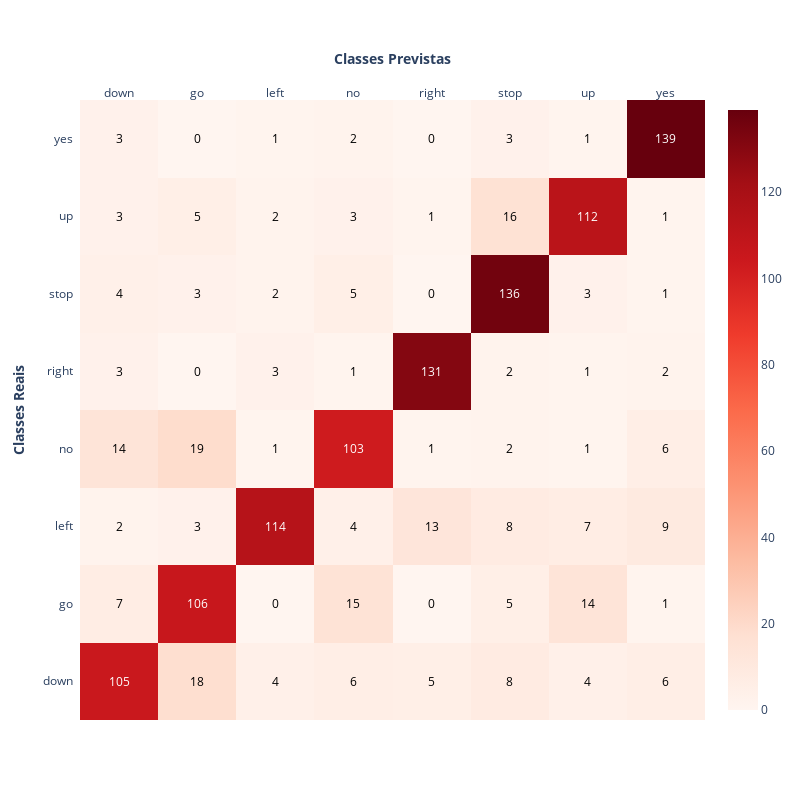

The notebook cell this image was saved under:
### Markdown cell above
### **Matriz de confusão:**
---

> A matriz de confusão é uma ferramenta importante para avaliação de desempenho de modelos de classificação pois:

* Visão Completa: Oferece uma visão detalhada do desempenho do modelo,  
  mostrando não apenas os acertos, mas também os tipos de erros cometidos.
* Diagnóstico: Ajuda a identificar se o modelo está confundindo duas classes, o
  que é crucial para melhorar a precisão.
* Balanceamento: Permite verificar se o modelo está bem balanceado entre as classes ou se está tendencioso para uma classe específica.

### Code cell
plot_confusion_matrix(y_true, y_pred, commands_dict)

### Figure 1 — Plotly figure (JSON) as saved in the notebook; plotly's stock layout.template omitted (floating-point values rounded to 4 significant figures)
{"data": [{"colorscale": [[0, "rgb(255,245,240)"], [0.125, "rgb(254,224,210)"], [0.25, "rgb(252,187,161)"], [0.375, "rgb(252,146,114)"], [0.5, "rgb(251,106,74)"], [0.625, "rgb(239,59,44)"], [0.75, "rgb(203,24,29)"], [0.875, "rgb(165,15,21)"], [1, "rgb(103,0,13)"]], "reversescale": false, "showscale": true, "type": "heatmap", "x": ["down", "go", "left", "no", "right", "stop", "up", "yes"], "y": ["down", "go", "left", "no", "right", "stop", "up", "yes"], "z": [[105, 18, 4, 6, 5, 8, 4, 6], [7, 106, 0, 15, 0, 5, 14, 1], [2, 3, 114, 4, 13, 8, 7, 9], [14, 19, 1, 103, 1, 2, 1, 6], [3, 0, 3, 1, 131, 2, 1, 2], [4, 3, 2, 5, 0, 136, 3, 1], [3, 5, 2, 3, 1, 16, 112, 1], [3, 0, 1, 2, 0, 3, 1, 139]]}], "layout": {"annotations": [{"font": {"color": "#FFFFFF"}, "showarrow": false, "text": "105", "x": "down", "xref": "x", "y": "down", "yref": "y"}, {"font": {"color": "#000000"}, "showarrow": false, "text": "18", "x": "go", "xref": "x", "y": "down", "yref": "y"}, {"font": {"color": "#000000"}, "showarrow": false, "text": "4", "x": "left", "xref": "x", "y": "down", "yref": "y"}, {"font": {"color": "#000000"}, "showarrow": false, "text": "6", "x": "no", "xref": "x", "y": "down", "yref": "y"}, {"font": {"color": "#000000"}, "showarrow": false, "text": "5", "x": "right", "xref": "x", "y": "down", "yref": "y"}, {"font": {"color": "#000000"}, "showarrow": false, "text": "8", "x": "stop", "xref": "x", "y": "down", "yref": "y"}, {"font": {"color": "#000000"}, "showarrow": false, "text": "4", "x": "up", "xref": "x", "y": "down", "yref": "y"}, {"font": {"color": "#000000"}, "showarrow": false, "text": "6", "x": "yes", "xref": "x", "y": "down", "yref": "y"}, {"font": {"color": "#000000"}, "showarrow": false, "text": "7", "x": "down", "xref": "x", "y": "go", "yref": "y"}, {"font": {"color": "#FFFFFF"}, "showarrow": false, "text": "106", "x": "go", "xref": "x", "y": "go", "yref": "y"}, {"font": {"color": "#000000"}, "showarrow": false, "text": "0", "x": "left", "xref": "x", "y": "go", "yref": "y"}, {"font": {"color": "#000000"}, "showarrow": false, "text": "15", "x": "no", "xref": "x", "y": "go", "yref": "y"}, {"font": {"color": "#000000"}, "showarrow": false, "text": "0", "x": "right", "xref": "x", "y": "go", "yref": "y"}, {"font": {"color": "#000000"}, "showarrow": false, "text": "5", "x": "stop", "xref": "x", "y": "go", "yref": "y"}, {"font": {"color": "#000000"}, "showarrow": false, "text": "14", "x": "up", "xref": "x", "y": "go", "yref": "y"}, {"font": {"color": "#000000"}, "showarrow": false, "text": "1", "x": "yes", "xref": "x", "y": "go", "yref": "y"}, {"font": {"color": "#000000"}, "showarrow": false, "text": "2", "x": "down", "xref": "x", "y": "left", "yref": "y"}, {"font": {"color": "#000000"}, "showarrow": false, "text": "3", "x": "go", "xref": "x", "y": "left", "yref": "y"}, {"font": {"color": "#FFFFFF"}, "showarrow": false, "text": "114", "x": "left", "xref": "x", "y": "left", "yref": "y"}, {"font": {"color": "#000000"}, "showarrow": false, "text": "4", "x": "no", "xref": "x", "y": "left", "yref": "y"}, {"font": {"color": "#000000"}, "showarrow": false, "text": "13", "x": "right", "xref": "x", "y": "left", "yref": "y"}, {"font": {"color": "#000000"}, "showarrow": false, "text": "8", "x": "stop", "xref": "x", "y": "left", "yref": "y"}, {"font": {"color": "#000000"}, "showarrow": false, "text": "7", "x": "up", "xref": "x", "y": "left", "yref": "y"}, {"font": {"color": "#000000"}, "showarrow": false, "text": "9", "x": "yes", "xref": "x", "y": "left", "yref": "y"}, {"font": {"color": "#000000"}, "showarrow": false, "text": "14", "x": "down", "xref": "x", "y": "no", "yref": "y"}, {"font": {"color": "#000000"}, "showarrow": false, "text": "19", "x": "go", "xref": "x", "y": "no", "yref": "y"}, {"font": {"color": "#000000"}, "showarrow": false, "text": "1", "x": "left", "xref": "x", "y": "no", "yref": "y"}, {"font": {"color": "#FFFFFF"}, "showarrow": false, "text": "103", "x": "no", "xref": "x", "y": "no", "yref": "y"}, {"font": {"color": "#000000"}, "showarrow": false, "text": "1", "x": "right", "xref": "x", "y": "no", "yref": "y"}, {"font": {"color": "#000000"}, "showarrow": false, "text": "2", "x": "stop", "xref": "x", "y": "no", "yref": "y"}, {"font": {"color": "#000000"}, "showarrow": false, "text": "1", "x": "up", "xref": "x", "y": "no", "yref": "y"}, {"font": {"color": "#000000"}, "showarrow": false, "text": "6", "x": "yes", "xref": "x", "y": "no", "yref": "y"}, {"font": {"color": "#000000"}, "showarrow": false, "text": "3", "x": "down", "xref": "x", "y": "right", "yref": "y"}, {"font": {"color": "#000000"}, "showarrow": false, "text": "0", "x": "go", "xref": "x", "y": "right", "yref": "y"}, {"font": {"color": "#000000"}, "showarrow": false, "text": "3", "x": "left", "xref": "x", "y": "right", "yref": "y"}, {"font": {"color": "#000000"}, "showarrow": false, "text": "1", "x": "no", "xref": "x", "y": "right", "yref": "y"}, {"font": {"color": "#FFFFFF"}, "showarrow": false, "text": "131", "x": "right", "xref": "x", "y": "right", "yref": "y"}, {"font": {"color": "#000000"}, "showarrow": false, "text": "2", "x": "stop", "xref": "x", "y": "right", "yref": "y"}, {"font": {"color": "#000000"}, "showarrow": false, "text": "1", "x": "up", "xref": "x", "y": "right", "yref": "y"}, {"font": {"color": "#000000"}, "showarrow": false, "text": "2", "x": "yes", "xref": "x", "y": "right", "yref": "y"}, {"font": {"color": "#000000"}, "showarrow": false, "text": "4", "x": "down", "xref": "x", "y": "stop", "yref": "y"}, {"font": {"color": "#000000"}, "showarrow": false, "text": "3", "x": "go", "xref": "x", "y": "stop", "yref": "y"}, {"font": {"color": "#000000"}, "showarrow": false, "text": "2", "x": "left", "xref": "x", "y": "stop", "yref": "y"}, {"font": {"color": "#000000"}, "showarrow": false, "text": "5", "x": "no", "xref": "x", "y": "stop", "yref": "y"}, {"font": {"color": "#000000"}, "showarrow": false, "text": "0", "x": "right", "xref": "x", "y": "stop", "yref": "y"}, {"font": {"color": "#FFFFFF"}, "showarrow": false, "text": "136", "x": "stop", "xref": "x", "y": "stop", "yref": "y"}, {"font": {"color": "#000000"}, "showarrow": false, "text": "3", "x": "up", "xref": "x", "y": "stop", "yref": "y"}, {"font": {"color": "#000000"}, "showarrow": false, "text": "1", "x": "yes", "xref": "x", "y": "stop", "yref": "y"}, {"font": {"color": "#000000"}, "showarrow": false, "text": "3", "x": "down", "xref": "x", "y": "up", "yref": "y"}, {"font": {"color": "#000000"}, "showarrow": false, "text": "5", "x": "go", "xref": "x", "y": "up", "yref": "y"}, {"font": {"color": "#000000"}, "showarrow": false, "text": "2", "x": "left", "xref": "x", "y": "up", "yref": "y"}, {"font": {"color": "#000000"}, "showarrow": false, "text": "3", "x": "no", "xref": "x", "y": "up", "yref": "y"}, {"font": {"color": "#000000"}, "showarrow": false, "text": "1", "x": "right", "xref": "x", "y": "up", "yref": "y"}, {"font": {"color": "#000000"}, "showarrow": false, "text": "16", "x": "stop", "xref": "x", "y": "up", "yref": "y"}, {"font": {"color": "#FFFFFF"}, "showarrow": false, "text": "112", "x": "up", "xref": "x", "y": "up", "yref": "y"}, {"font": {"color": "#000000"}, "showarrow": false, "text": "1", "x": "yes", "xref": "x", "y": "up", "yref": "y"}, {"font": {"color": "#000000"}, "showarrow": false, "text": "3", "x": "down", "xref": "x", "y": "yes", "yref": "y"}, {"font": {"color": "#000000"}, "showarrow": false, "text": "0", "x": "go", "xref": "x", "y": "yes", "yref": "y"}, {"font": {"color": "#000000"}, "showarrow": false, "text": "1", "x": "left", "xref": "x", "y": "yes", "yref": "y"}, {"font": {"color": "#000000"}, "showarrow": false, "text": "2", "x": "no", "xref": "x", "y": "yes", "yref": "y"}, {"font": {"color": "#000000"}, "showarrow": false, "text": "0", "x": "right", "xref": "x", "y": "yes", "yref": "y"}, {"font": {"color": "#000000"}, "showarrow": false, "text": "3", "x": "stop", "xref": "x", "y": "yes", "yref": "y"}, {"font": {"color": "#000000"}, "showarrow": false, "text": "1", "x": "up", "xref": "x", "y": "yes", "yref": "y"}, {"font": {"color": "#FFFFFF"}, "showarrow": false, "text": "139", "x": "yes", "xref": "x", "y": "yes", "yref": "y"}], "height": 800, "width": 800, "xaxis": {"dtick": 1, "gridcolor": "rgb(0, 0, 0)", "side": "top", "ticks": "", "title": {"text": "<b>Classes Previstas"}}, "yaxis": {"dtick": 1, "ticks": "", "ticksuffix": "  ", "title": {"text": "<b>Classes Reais"}}}}
